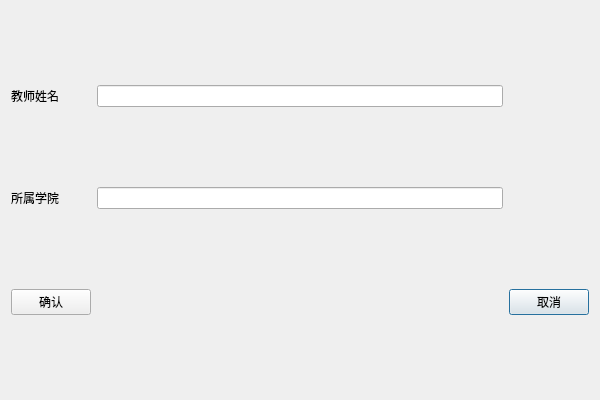
<?xml version="1.0" encoding="UTF-8"?>
<ui version="4.0">
 <class>adcell2_updateTeacher</class>
 <widget class="QDialog" name="adcell2_updateTeacher">
  <property name="geometry">
   <rect>
    <x>0</x>
    <y>0</y>
    <width>600</width>
    <height>400</height>
   </rect>
  </property>
  <property name="windowTitle">
   <string>Dialog</string>
  </property>
  <layout class="QGridLayout" name="gridLayout">
   <item row="0" column="0">
    <widget class="QLabel" name="label_2">
     <property name="text">
      <string>教师姓名</string>
     </property>
    </widget>
   </item>
   <item row="0" column="1">
    <widget class="QLineEdit" name="teacher_name"/>
   </item>
   <item row="1" column="0">
    <widget class="QLabel" name="label_3">
     <property name="text">
      <string>所属学院</string>
     </property>
    </widget>
   </item>
   <item row="2" column="2">
    <widget class="QPushButton" name="btn_cancel">
     <property name="text">
      <string>取消</string>
     </property>
    </widget>
   </item>
   <item row="1" column="1">
    <widget class="QLineEdit" name="college"/>
   </item>
   <item row="2" column="0">
    <widget class="QPushButton" name="btn_commit">
     <property name="text">
      <string>确认</string>
     </property>
    </widget>
   </item>
  </layout>
 </widget>
 <resources/>
 <connections/>
</ui>
